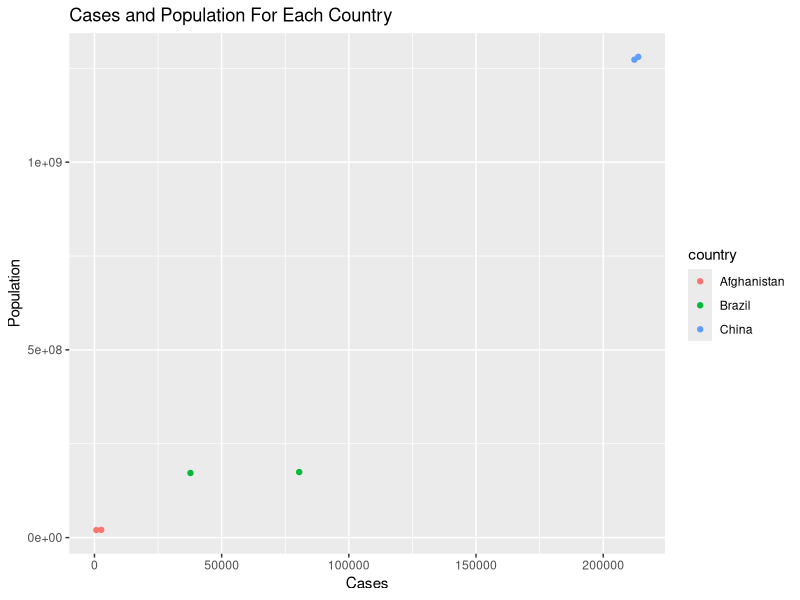
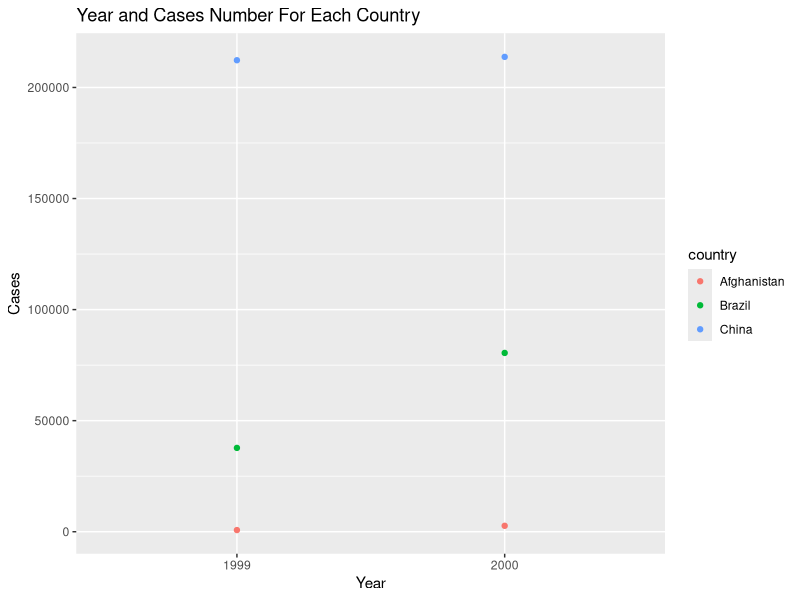

Generate these figures, in order, with R:
## ---- chunk 1
library(tidyr)
library(dplyr)
library(ggplot2)
## ---- chunk 2
table1 <- data.frame(
  country = c(rep("Afghanistan", 4), rep("Brazil", 4), rep("China", 4)),
  year = c(1999, 1999, 2000, 2000, 1999, 1999, 2000, 2000, 1999, 1999, 2000, 2000),
  classification = c(rep(c("cases", "population"), 6)),
  value = c(745, 19987071, 2666, 20595360, 37737, 172006362, 80488, 174504898, 212258, 1272915272, 213766, 1280428583)
)
table1
## ---- chunk 3
# Use spread() to get a fancier table
spreadTable <- spread(table1, key = classification, value = value)
spreadTable
## ---- chunk 4
# Get the country whose population is greater than 1000000000 in year 1999
filter(spreadTable, year == 1999 & population > 1000000000)
## ---- chunk 5
ggplot(spreadTable, aes(x = spreadTable$cases, y = spreadTable$population, col = country)) + geom_point()+ xlab("Cases") + ylab("Population") + ggtitle("Cases and Population For Each Country")
## ---- chunk 6
table2 <- data.frame(
  country = c("Afghanistan", "Brazil", "China"),
  '1999' = c(745, 37737, 212258),
  '2000' = c(2666, 80488, 213766),
  check.names = FALSE
)
table2
## ---- chunk 7
gatherTable <- gather(table2, "year", "cases", 2:3)
gatherTable
## ---- chunk 8
ggplot(gatherTable, aes(x = gatherTable$year, y = gatherTable$cases, col = country)) + geom_point() + xlab("Year") + ylab("Cases") + ggtitle("Year and Cases Number For Each Country")
## ---- chunk 9
# First we create a data table with one column only, containing vectors of length 2.
table3 <- data.frame(x = c(NA, "a.b", "a.d", "b.c"))
table3
## ---- chunk 10
table3 %>% separate(x, c("A", "B"))
## ---- chunk 11
cars <- data.frame(
  car = c("Mazda RX4", "Mazda RX4 Wag", "Datsun 710", "Hornet 4 Drive", "Hornet Sportabout"),
  mpg = c(21.0, 21.0, 22.8, 21.4, 18.7),
  cyl = c(6, 6, 4, 6, 8),
  vs = c(0, 0, 1, 1, 0),
  am = c(1, 1, 1, 0, 0)
)
cars
## ---- chunk 12
unite(cars, "vs_am", c("vs","am"))
